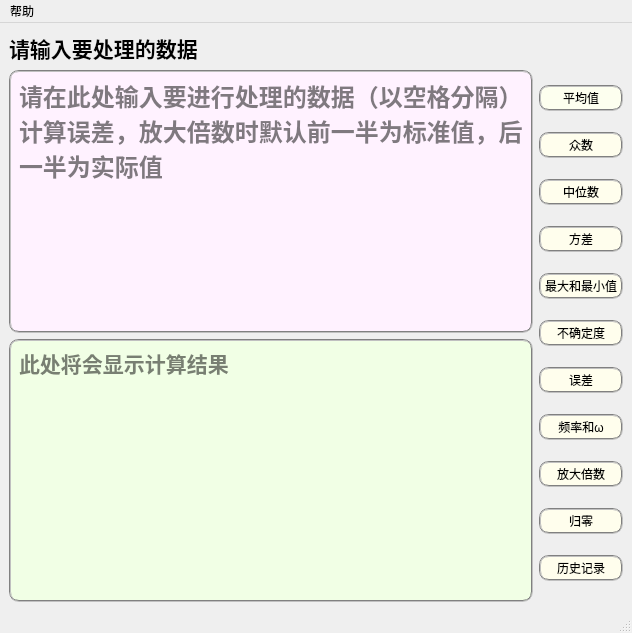
<?xml version="1.0" encoding="UTF-8"?>
<ui version="4.0">
 <class>MainWindow</class>
 <widget class="QMainWindow" name="MainWindow">
  <property name="geometry">
   <rect>
    <x>0</x>
    <y>0</y>
    <width>632</width>
    <height>633</height>
   </rect>
  </property>
  <property name="windowTitle">
   <string>计算模式</string>
  </property>
  <property name="styleSheet">
   <string notr="true"/>
  </property>
  <widget class="QWidget" name="centralwidget">
   <layout class="QVBoxLayout" name="verticalLayout_6">
    <item>
     <widget class="QLabel" name="label">
      <property name="font">
       <font>
        <family>Arial</family>
        <pointsize>16</pointsize>
        <weight>75</weight>
        <bold>true</bold>
       </font>
      </property>
      <property name="text">
       <string>请输入要处理的数据</string>
      </property>
     </widget>
    </item>
    <item>
     <layout class="QHBoxLayout" name="horizontalLayout">
      <item>
       <layout class="QVBoxLayout" name="verticalLayout_5">
        <item>
         <layout class="QVBoxLayout" name="verticalLayout_3">
          <item>
           <widget class="QTextEdit" name="input">
            <property name="font">
             <font>
              <family>Arial</family>
              <pointsize>18</pointsize>
              <weight>75</weight>
              <bold>true</bold>
             </font>
            </property>
            <property name="styleSheet">
             <string notr="true">background-color: rgb(255, 242, 255);
border:2px groove gray;border-radius:10px;padding:2px 4px;</string>
            </property>
            <property name="placeholderText">
             <string>请在此处输入要进行处理的数据（以空格分隔）计算误差，放大倍数时默认前一半为标准值，后一半为实际值</string>
            </property>
           </widget>
          </item>
          <item>
           <layout class="QVBoxLayout" name="verticalLayout_4">
            <item>
             <widget class="QTextBrowser" name="result">
              <property name="font">
               <font>
                <family>Arial</family>
                <pointsize>16</pointsize>
                <weight>75</weight>
                <bold>true</bold>
               </font>
              </property>
              <property name="styleSheet">
               <string notr="true">background-color: rgb(241, 255, 229);
border:2px groove gray;border-radius:10px;padding:2px 4px;</string>
              </property>
              <property name="placeholderText">
               <string>此处将会显示计算结果</string>
              </property>
             </widget>
            </item>
           </layout>
          </item>
         </layout>
        </item>
       </layout>
      </item>
      <item>
       <layout class="QVBoxLayout" name="verticalLayout">
        <item>
         <widget class="QPushButton" name="averagebtn">
          <property name="cursor">
           <cursorShape>PointingHandCursor</cursorShape>
          </property>
          <property name="styleSheet">
           <string notr="true">background-color: rgb(253, 255, 239);
border:2px groove gray;border-radius:10px;padding:2px 4px;</string>
          </property>
          <property name="text">
           <string>平均值</string>
          </property>
          <property name="autoDefault">
           <bool>false</bool>
          </property>
          <property name="flat">
           <bool>false</bool>
          </property>
         </widget>
        </item>
        <item>
         <widget class="QPushButton" name="mostbtn">
          <property name="cursor">
           <cursorShape>PointingHandCursor</cursorShape>
          </property>
          <property name="styleSheet">
           <string notr="true">border:2px groove gray;border-radius:10px;padding:2px 4px;
background-color: rgb(255, 254, 237);</string>
          </property>
          <property name="text">
           <string>众数</string>
          </property>
         </widget>
        </item>
        <item>
         <widget class="QPushButton" name="midnumbtn">
          <property name="cursor">
           <cursorShape>PointingHandCursor</cursorShape>
          </property>
          <property name="styleSheet">
           <string notr="true">border:2px groove gray;border-radius:10px;padding:2px 4px;
background-color: rgb(255, 254, 237);</string>
          </property>
          <property name="text">
           <string>中位数</string>
          </property>
         </widget>
        </item>
        <item>
         <widget class="QPushButton" name="variancebtn">
          <property name="cursor">
           <cursorShape>PointingHandCursor</cursorShape>
          </property>
          <property name="styleSheet">
           <string notr="true">border:2px groove gray;border-radius:10px;padding:2px 4px;
background-color: rgb(255, 254, 237);</string>
          </property>
          <property name="text">
           <string>方差</string>
          </property>
         </widget>
        </item>
        <item>
         <widget class="QPushButton" name="maxminbtn">
          <property name="cursor">
           <cursorShape>PointingHandCursor</cursorShape>
          </property>
          <property name="styleSheet">
           <string notr="true">border:2px groove gray;border-radius:10px;padding:2px 4px;
background-color: rgb(255, 254, 237);</string>
          </property>
          <property name="text">
           <string>最大和最小值</string>
          </property>
         </widget>
        </item>
        <item>
         <widget class="QPushButton" name="uncertainbtn">
          <property name="cursor">
           <cursorShape>PointingHandCursor</cursorShape>
          </property>
          <property name="styleSheet">
           <string notr="true">border:2px groove gray;border-radius:10px;padding:2px 4px;
background-color: rgb(255, 254, 237);</string>
          </property>
          <property name="text">
           <string>不确定度</string>
          </property>
         </widget>
        </item>
        <item>
         <widget class="QPushButton" name="errorbtn">
          <property name="cursor">
           <cursorShape>PointingHandCursor</cursorShape>
          </property>
          <property name="styleSheet">
           <string notr="true">border:2px groove gray;border-radius:10px;padding:2px 4px;
background-color: rgb(255, 254, 237);</string>
          </property>
          <property name="text">
           <string>误差</string>
          </property>
         </widget>
        </item>
        <item>
         <widget class="QPushButton" name="frequencybtn">
          <property name="cursor">
           <cursorShape>PointingHandCursor</cursorShape>
          </property>
          <property name="styleSheet">
           <string notr="true">border:2px groove gray;border-radius:10px;padding:2px 4px;
background-color: rgb(255, 254, 237);</string>
          </property>
          <property name="text">
           <string>频率和ω</string>
          </property>
         </widget>
        </item>
        <item>
         <widget class="QPushButton" name="magnifybtn">
          <property name="cursor">
           <cursorShape>PointingHandCursor</cursorShape>
          </property>
          <property name="styleSheet">
           <string notr="true">border:2px groove gray;border-radius:10px;padding:2px 4px;
background-color: rgb(255, 254, 237);</string>
          </property>
          <property name="text">
           <string>放大倍数</string>
          </property>
         </widget>
        </item>
        <item>
         <widget class="QPushButton" name="clearbtn">
          <property name="cursor">
           <cursorShape>PointingHandCursor</cursorShape>
          </property>
          <property name="styleSheet">
           <string notr="true">border:2px groove gray;border-radius:10px;padding:2px 4px;
background-color: rgb(255, 254, 237);</string>
          </property>
          <property name="text">
           <string>归零</string>
          </property>
         </widget>
        </item>
        <item>
         <widget class="QPushButton" name="historybtn">
          <property name="cursor">
           <cursorShape>PointingHandCursor</cursorShape>
          </property>
          <property name="styleSheet">
           <string notr="true">border:2px groove gray;border-radius:10px;padding:2px 4px;
background-color: rgb(255, 254, 237);</string>
          </property>
          <property name="text">
           <string>历史记录</string>
          </property>
         </widget>
        </item>
       </layout>
      </item>
     </layout>
    </item>
   </layout>
  </widget>
  <widget class="QStatusBar" name="statusbar"/>
  <widget class="QMenuBar" name="menuBar">
   <property name="geometry">
    <rect>
     <x>0</x>
     <y>0</y>
     <width>632</width>
     <height>22</height>
    </rect>
   </property>
   <widget class="QMenu" name="menu">
    <property name="title">
     <string>帮助</string>
    </property>
    <addaction name="helpdocu"/>
    <addaction name="updatedocu"/>
   </widget>
   <addaction name="menu"/>
  </widget>
  <action name="helpdocu">
   <property name="text">
    <string>说明文档</string>
   </property>
  </action>
  <action name="updatedocu">
   <property name="text">
    <string>更新日志</string>
   </property>
  </action>
 </widget>
 <resources/>
 <connections/>
</ui>
